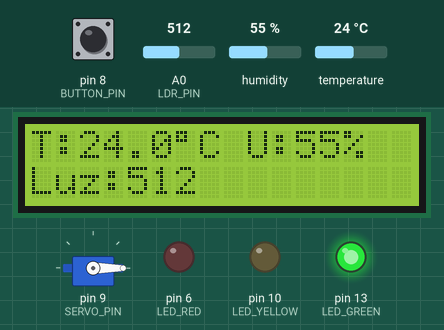
This sketch was run on a simulated Arduino Uno, built with avr-gcc and run on an emulated ATmega328P. Shown: servo, 16×2 character LCD, output pins drawn as LEDs (lit = HIGH). Inputs (shaded band) come from the test bench; at power-on: pin 8 (BUTTON_PIN) HIGH, humidity 55 %, temperature 24 °C, A0 (LDR_PIN) = 512. What the sketch prints to the serial monitor is not drawn.

Above: at 2.2 s.
2.3 s: pin 8 (BUTTON_PIN) pulled LOW for 0.15 s
At 3.3 s:
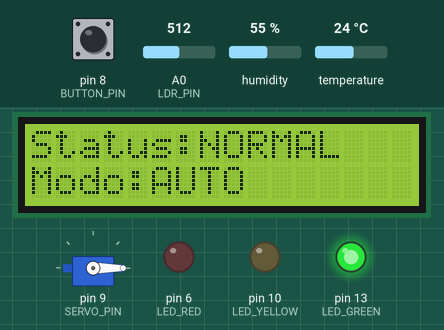
4.0 s: humidity set to 32 %
6.2 s: humidity set to 29 %
At 10.2 s:
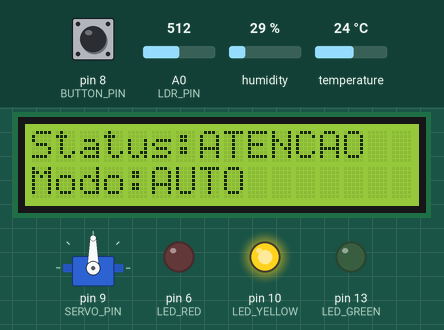
10.5 s: temperature set to 33 °C
14.2 s: temperature set to 36 °C
At 17.6 s:
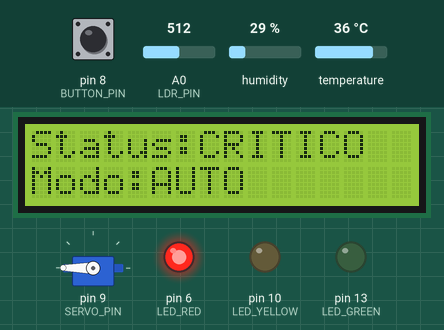
18.5 s: pin 8 (BUTTON_PIN) pulled LOW for 3.2 s
At 21.1 s:
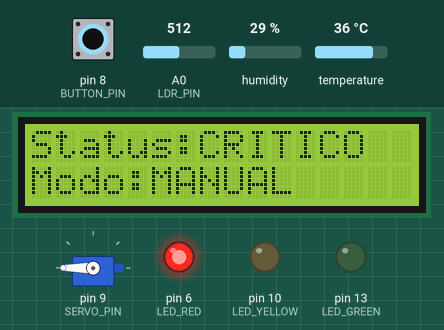
Timing chart, 0 to 22.6 s (numbered marks = the images above; inputs shaded):
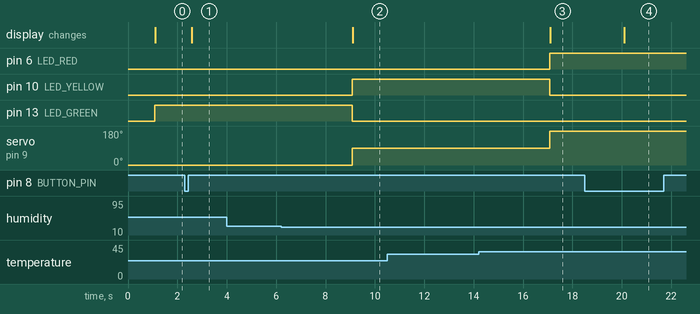

Measured:
- the behaviour switches between 31 and 30 % on humidity (found by bisection; images 1 and 2)
- the behaviour switches between 34 and 35 °C on temperature (found by bisection; images 2 and 3)
- after the input at 2.3 s, the display: changes after 0.27 s (image 1)
- after the input at 4.0 s, every drawn part: stays the same
- after the input at 6.2 s, pin 10 (LED_YELLOW): LOW → HIGH after 2.9 s; pin 13 (LED_GREEN): HIGH → LOW after 2.9 s; servo on pin 9 (SERVO_PIN): 0° → 90° after 2.9 s; the display: changes after 2.9 s (image 2)
- after the input at 10.5 s, every drawn part: stays the same
- after the input at 14.2 s, pin 6 (LED_RED): LOW → HIGH after 2.9 s; pin 10 (LED_YELLOW): HIGH → LOW after 2.9 s; servo on pin 9 (SERVO_PIN): 90° → 180° after 2.9 s; the display: changes after 2.9 s (image 3)
- after the input at 18.5 s, the display: changes after 1.6 s (image 4)

The sketch:

Arduino.ino
```cpp
#include <DHT.h>
#include <LiquidCrystal.h>
#include <Servo.h>
#include <avr/wdt.h>

#define DHT_PIN 7
#define DHT_TYPE DHT11
#define LDR_PIN A0

#define LCD_RS 12
#define LCD_EN 11
#define LCD_D4 5
#define LCD_D5 4
#define LCD_D6 3
#define LCD_D7 2

#define SERVO_PIN 9
#define BUTTON_PIN 8

#define LED_GREEN 13
#define LED_YELLOW 10
#define LED_RED 6

const float TEMP_ATTENTION = 30.0;
const float TEMP_CRITICAL = 35.0;
const float HUM_ATTENTION = 30.0;
const float HUM_CRITICAL = 20.0;

const unsigned long SENSOR_INTERVAL_MS = 2000;
const unsigned long LCD_INTERVAL_MS = 500;
const unsigned long BUTTON_DEBOUNCE_MS = 50;
const unsigned long LONG_PRESS_MS = 1200;

DHT dht(DHT_PIN, DHT_TYPE);
LiquidCrystal lcd(LCD_RS, LCD_EN, LCD_D4, LCD_D5, LCD_D6, LCD_D7);
Servo ventilacao;

struct DadosEstufa {
  float temperatura = NAN;
  float umidade = NAN;
  int luminosidade = 0;
  bool sensorOk = false;
  String status = "ERRO";
  bool modoAutomatico = true;
  int anguloServo = 0;
};

DadosEstufa dados;

unsigned long ultimoSensor = 0;
unsigned long ultimoLCD = 0;
bool lastButtonReading = HIGH;
bool stableButtonState = HIGH;
unsigned long lastDebounceTime = 0;
unsigned long buttonPressStart = 0;
bool longPressHandled = false;
uint8_t telaAtual = 0;

void configurarPinos() {
  pinMode(BUTTON_PIN, INPUT_PULLUP);
  pinMode(LED_GREEN, OUTPUT);
  pinMode(LED_YELLOW, OUTPUT);
  pinMode(LED_RED, OUTPUT);
}

void inicializarDisplay() {
  lcd.begin(16, 2);
  lcd.clear();
  lcd.setCursor(0, 0);
  lcd.print("GreenSense");
  lcd.setCursor(0, 1);
  lcd.print("Iniciando...");
  delay(1000); // Apenas tela inicial; temporizacao do sistema usa millis().
}

void calcularStatus() {
  if (!dados.sensorOk) {
    dados.status = "ERRO";
    return;
  }

  if (dados.temperatura >= TEMP_CRITICAL || dados.umidade <= HUM_CRITICAL)
    dados.status = "CRITICO";
  else if (dados.temperatura >= TEMP_ATTENTION || dados.umidade <= HUM_ATTENTION)
    dados.status = "ATENCAO";
  else
    dados.status = "NORMAL";
}

void lerSensores() {
  float t = dht.readTemperature();
  float u = dht.readHumidity();

  dados.luminosidade = analogRead(LDR_PIN);

  if (isnan(t) || isnan(u)) {
    dados.sensorOk = false;
    dados.status = "ERRO";
    return;
  }

  dados.sensorOk = true;
  dados.temperatura = t;
  dados.umidade = u;
  calcularStatus();
}

void atualizarAtuador() {
  if (!dados.sensorOk || dados.modoAutomatico) {
    if (!dados.modoAutomatico)
      return;

    if (!dados.sensorOk) dados.anguloServo = 0;
    else if (dados.status == "CRITICO") dados.anguloServo = 180;
    else if (dados.status == "ATENCAO") dados.anguloServo = 90;
    else dados.anguloServo = 0;

    ventilacao.write(dados.anguloServo);
    return;
  }

  ventilacao.write(dados.anguloServo);
}

void atualizarLEDs() {
  digitalWrite(LED_GREEN, dados.status == "NORMAL");
  digitalWrite(LED_YELLOW, dados.status == "ATENCAO");
  digitalWrite(LED_RED, dados.status == "CRITICO" || dados.status == "ERRO");
}

void atualizarDisplay() {
  lcd.clear();

  if (telaAtual == 0) {
    if (dados.sensorOk) {
      lcd.setCursor(0, 0);
      lcd.print("T:");
      lcd.print(dados.temperatura, 1);
      lcd.print((char)223);
      lcd.print("C U:");
      lcd.print(dados.umidade, 0);
      lcd.print("%");
    } else {
      lcd.setCursor(0, 0);
      lcd.print("ERRO DHT11");
    }

    lcd.setCursor(0, 1);
    lcd.print("Luz:");
    lcd.print(dados.luminosidade);
  } else if (telaAtual == 1) {
    lcd.setCursor(0, 0);
    lcd.print("Status:");
    lcd.print(dados.status);
    lcd.setCursor(0, 1);
    lcd.print("Modo:");
    lcd.print(dados.modoAutomatico ? "AUTO" : "MANUAL");
  } else {
    lcd.setCursor(0, 0);
    lcd.print("Servo:");
    lcd.print(dados.anguloServo);
    lcd.print((char)223);
    lcd.setCursor(0, 1);
    lcd.print("Sensores:");
    lcd.print(dados.sensorOk ? "OK" : "ERRO");
  }
}

void trocarTela() {
  telaAtual = (telaAtual + 1) % 3;
}

void alternarModo() {
  dados.modoAutomatico = !dados.modoAutomatico;
  atualizarAtuador();
}

void comandoManualServo() {
  if (dados.modoAutomatico) {
    trocarTela();
    return;
  }

  if (dados.anguloServo == 0) dados.anguloServo = 90;
  else if (dados.anguloServo == 90) dados.anguloServo = 180;
  else dados.anguloServo = 0;

  ventilacao.write(dados.anguloServo);
}

void lerBotao() {
  bool reading = digitalRead(BUTTON_PIN);

  if (reading != lastButtonReading)
    lastDebounceTime = millis();

  if (millis() - lastDebounceTime > BUTTON_DEBOUNCE_MS) {
    if (reading != stableButtonState) {
      stableButtonState = reading;

      if (stableButtonState == LOW) {
        buttonPressStart = millis();
        longPressHandled = false;
      } else {
        unsigned long duracao = millis() - buttonPressStart;
        if (duracao < LONG_PRESS_MS && !longPressHandled)
          comandoManualServo();
      }
    }

    if (stableButtonState == LOW &&
        !longPressHandled &&
        millis() - buttonPressStart >= LONG_PRESS_MS) {
      longPressHandled = true;
      alternarModo();
    }
  }

  lastButtonReading = reading;
}

void atualizarSaidaSerial() {
  Serial.print("TEMP=");
  Serial.print(dados.temperatura, 1);
  Serial.print(";UMID=");
  Serial.print(dados.umidade, 0);
  Serial.print(";LDR=");
  Serial.print(dados.luminosidade);
  Serial.print(";STATUS=");
  Serial.print(dados.status);
  Serial.print(";MODO=");
  Serial.print(dados.modoAutomatico ? "AUTO" : "MANUAL");
  Serial.print(";SERVO=");
  Serial.println(dados.anguloServo);
}

void setup() {
  Serial.begin(9600);
  configurarPinos();
  dht.begin();
  ventilacao.attach(SERVO_PIN);
  ventilacao.write(0);
  inicializarDisplay();

  // Watchdog obrigatório no Arduino.
  wdt_enable(WDTO_2S);
}

void loop() {
  unsigned long agora = millis();
  wdt_reset();

  if (ultimoSensor == 0 || agora - ultimoSensor >= SENSOR_INTERVAL_MS) {
    ultimoSensor = agora;
    lerSensores();
    atualizarAtuador();
    atualizarLEDs();
    atualizarSaidaSerial();
  }

  lerBotao();

  if (ultimoLCD == 0 || agora - ultimoLCD >= LCD_INTERVAL_MS) {
    ultimoLCD = agora;
    atualizarDisplay();
  }
}
```
